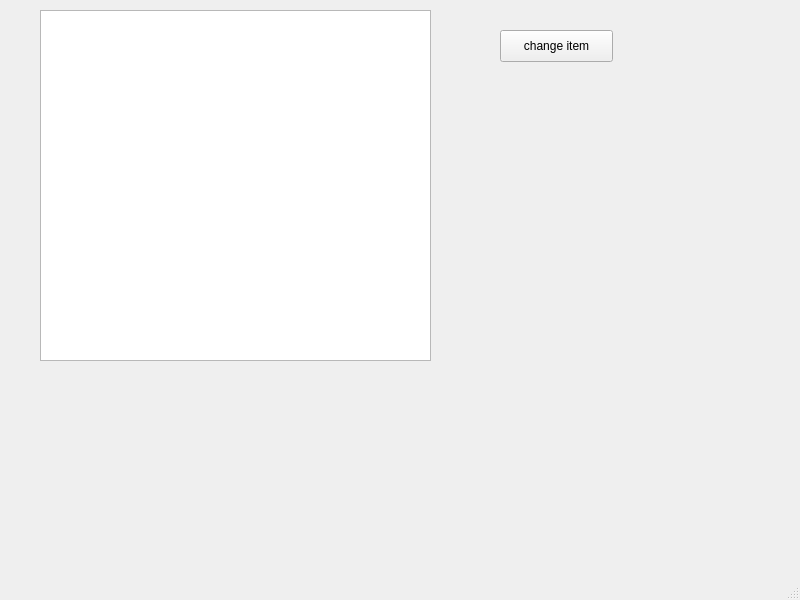
<?xml version="1.0" encoding="UTF-8"?>
<ui version="4.0">
 <class>MainWindow</class>
 <widget class="QMainWindow" name="MainWindow">
  <property name="geometry">
   <rect>
    <x>0</x>
    <y>0</y>
    <width>800</width>
    <height>600</height>
   </rect>
  </property>
  <property name="windowTitle">
   <string>MainWindow</string>
  </property>
  <widget class="QWidget" name="centralwidget">
   <widget class="QTableWidget" name="tableWidget">
    <property name="geometry">
     <rect>
      <x>40</x>
      <y>10</y>
      <width>391</width>
      <height>351</height>
     </rect>
    </property>
   </widget>
   <widget class="QPushButton" name="changebtn">
    <property name="geometry">
     <rect>
      <x>500</x>
      <y>30</y>
      <width>113</width>
      <height>32</height>
     </rect>
    </property>
    <property name="text">
     <string>change item</string>
    </property>
   </widget>
  </widget>
  <widget class="QMenuBar" name="menubar">
   <property name="geometry">
    <rect>
     <x>0</x>
     <y>0</y>
     <width>800</width>
     <height>37</height>
    </rect>
   </property>
  </widget>
  <widget class="QStatusBar" name="statusbar"/>
 </widget>
 <resources/>
 <connections/>
</ui>
